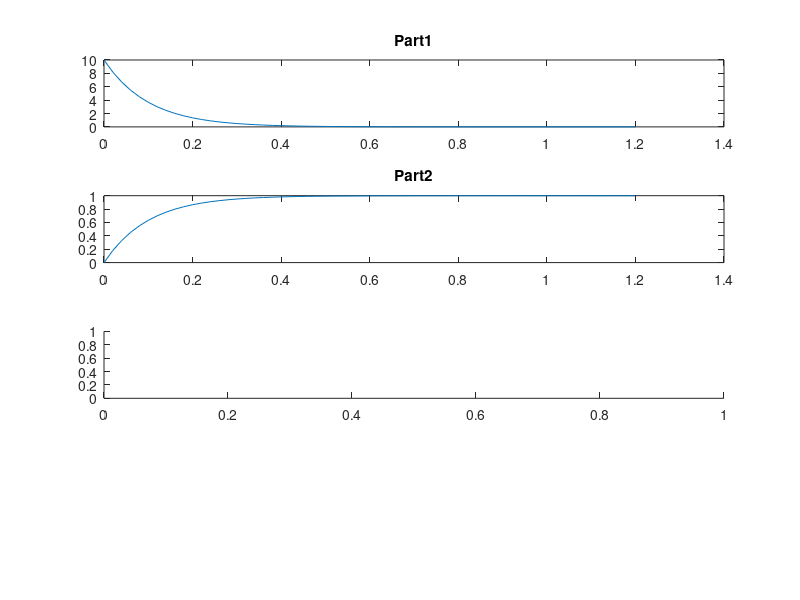

Reproduce this figure in MATLAB. (Note: this script raises an error after producing the figure.)
%Part 1
clc
clear
a=10;
t=0:.02:1.2;
u=t>=0; 
h=(a*exp(-a*t)).*u;
plot(t,h)
title('H(t)')
xlabel('t')
ylabel('h')
grid on
xlim([-.1,.75])
%%
%Part 2
 y=(1-exp(-a*t)).*u;
 plot(t,y);
 title('Ys(t)');
 xlabel('t');
 ylabel('y');
 grid on
 axis([0,.7,-.5,1]);
%%
 
%part 3 
dr=[1 10];
nr=[10];
%%sys=tf(nr,dr)
%%H=impulse(t,sys);
subplot(4,1,1), plot(t,h), title('Part1');
subplot(4,1,2), plot(t,y), title('Part2');
subplot(4,1,3),plot(t,H),title('Part3');
%part 4
%%
step=step(sys,t);
subplot(4,1,4), plot(t,step), title('part4');
 %%
 %Part 5 
 %Trans=(1/L*C)/(s^2+(R/L)*s+(1/L*C));
 %part 6
 R=4;L=400*10^-3;C=1000*10^-6 ;
 numerator=[1/(L*C)];
 denominator=[1,(R/L),1/(L*C)];
 syss=tf(numerator,denominator)
 M=impulse(syss,t);
 plot(t,M)
title('cap Voltage')
%%
%part 7
syms z(t);
R=4;
L=0.4;
C=1000e-6;
Dz=diff(z,t);
D2z=diff(Dz,t);
cond=[z(0)==0 , Dz(0)==1];
v=dsolve(C*R*Dz+C*L*D2z+z==1, cond)
ezplot(t,v) 
axis([-.5,2,-.5,3])
title('part 7')
%%
%part 8
VV=dsolve(C*R*Dz+C*L*D2z+z==u, cond)
ezplot(t,VV) 
axis([-.5,2,-.5,3])